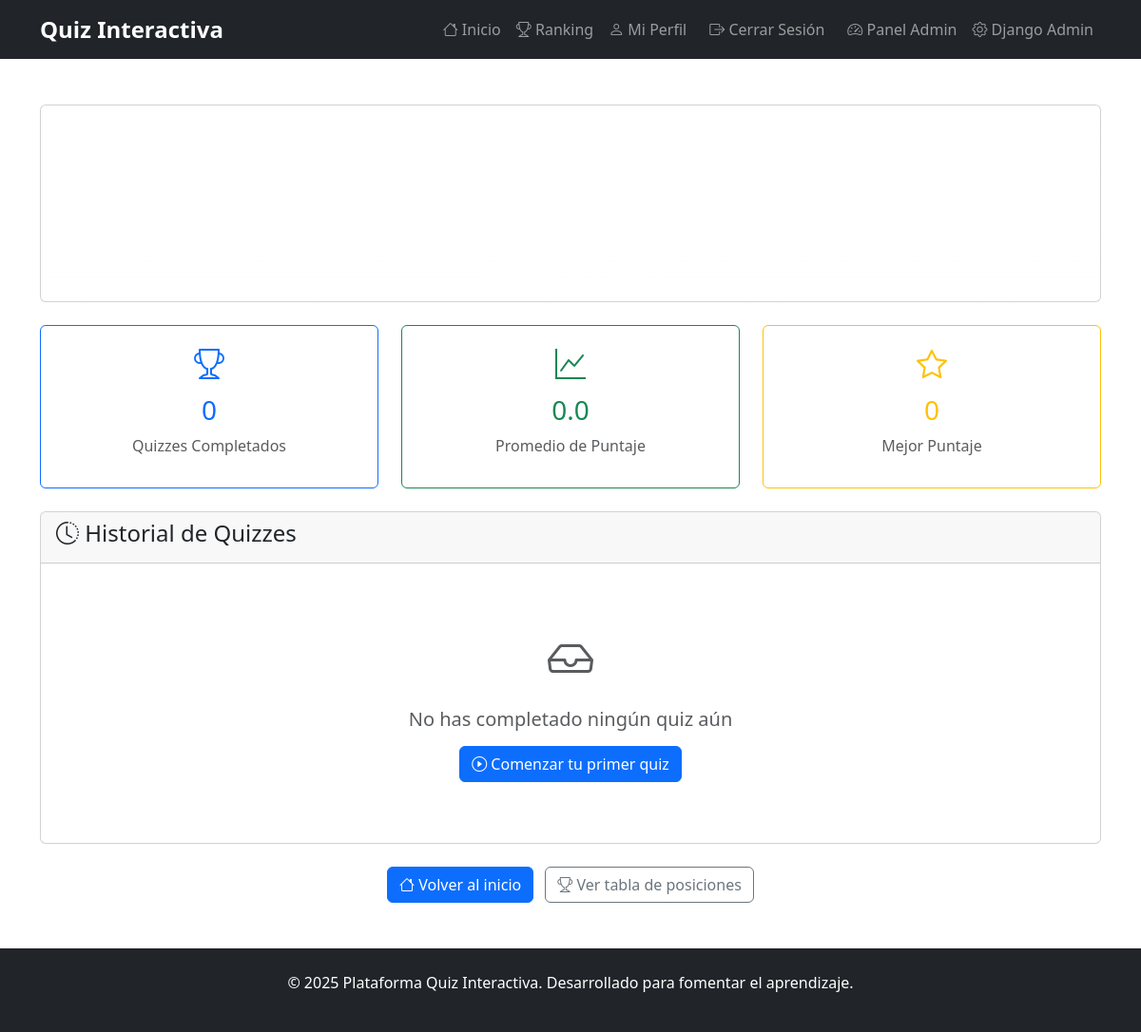
Before: /profile/ (signed in) with the older database file.
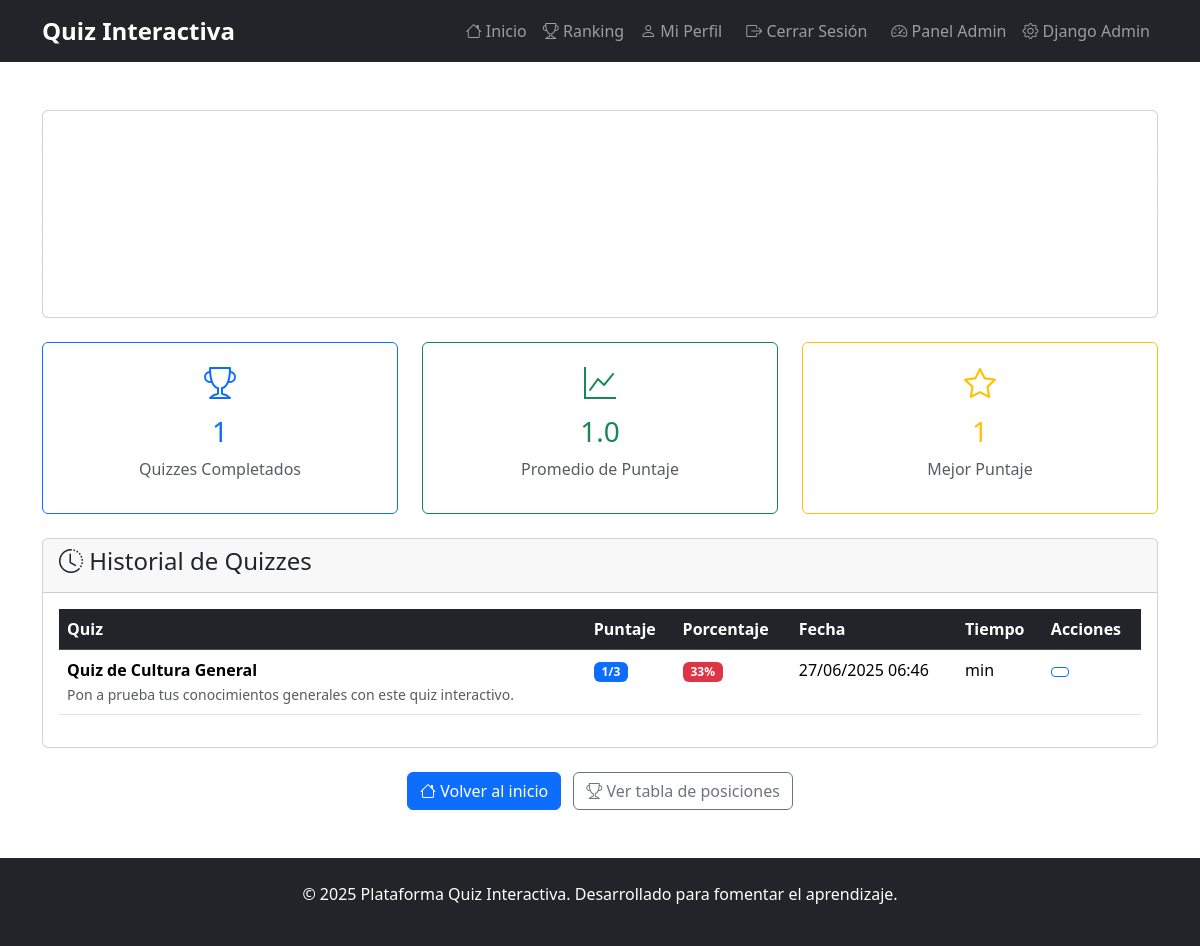
After: the same page with the newer database file.
### quizzes/models.py (models this page shows, shortened)
class Participacion(models.Model):
    usuario = models.ForeignKey(User, on_delete=models.CASCADE)
    quiz = models.ForeignKey(Quiz, on_delete=models.CASCADE)
    fecha = models.DateTimeField(auto_now_add=True)
    puntaje = models.IntegerField(default=0)
    tiempo_total = models.DurationField(null=True, blank=True)
    completado = models.BooleanField(default=False)
    class Meta:
        unique_together = ('usuario', 'quiz')

class Quiz(models.Model):
    titulo = models.CharField(max_length=200)
    descripcion = models.TextField(blank=True)
    fecha_creacion = models.DateTimeField(auto_now_add=True)
    activo = models.BooleanField(default=True)
    tiempo_limite = models.IntegerField(default=0, help_text="Tiempo en minutos (0 = sin límite)")

### quizzes/views.py (the view)
# urls.py: path('profile/', views.profile, name='profile'),
@login_required
def profile(request):
    participaciones = Participacion.objects.filter(usuario=request.user, completado=True).order_by('-fecha')
    paginator = Paginator(participaciones, 8)  # 8 participaciones por página
    page_number = request.GET.get('page')
    page_obj = paginator.get_page(page_number)
    stats = {
        'total_quizzes': participaciones.count(),
        'promedio_puntaje': participaciones.aggregate(Avg('puntaje'))['puntaje__avg'] or 0,
        'mejor_puntaje': participaciones.aggregate(Max('puntaje'))['puntaje__max'] or 0,
    }
    return render(request, 'quizzes/profile.html', {'page_obj': page_obj, 'stats': stats})

### quizzes/templatetags/quiz_extras.py (called while the page is built)
@register.filter
def mul(value, arg):
    try:
        return float(value) * float(arg)
    except (ValueError, TypeError):
        return 0

@register.filter
def div(value, arg):
    try:
        return float(value) / float(arg) if float(arg) != 0 else 0
    except (ValueError, TypeError):
        return 0

### quizzes/templates/quizzes/profile.html (shortened to what the changed rows need)
{% extends 'base.html' %}
{% load quiz_extras %}
{% block content %}
<div class="container my-5">
    <div class="row mb-4">
        <div class="col-12">
            <div class="card bg-gradient text-white" style="background: linear-gradient(45deg, #667eea, #764ba2);">
                <div class="card-body text-center">
                    <h2 class="mt-2">{{ user.username }}</h2>
                </div>
            </div>
        </div>
    </div>
    <div class="row mb-4">
        <div class="col-md-4">
            <div class="card text-center border-primary">
                <div class="card-body">
                    <i class="bi bi-trophy text-primary" style="font-size: 2rem;"></i>
                    <h3 class="mt-2 text-primary">{{ stats.total_quizzes }}</h3>
                    <p class="text-muted">Quizzes Completados</p>
                </div>
            </div>
        </div>
        <div class="col-md-4">
            <div class="card text-center border-success">
                <div class="card-body">
                    <i class="bi bi-graph-up text-success" style="font-size: 2rem;"></i>
                    <h3 class="mt-2 text-success">{{ stats.promedio_puntaje|floatformat:1 }}</h3>
                    <p class="text-muted">Promedio de Puntaje</p>
                </div>
            </div>
        </div>
        <div class="col-md-4">
            <div class="card text-center border-warning">
                <div class="card-body">
                    <i class="bi bi-star text-warning" style="font-size: 2rem;"></i>
                    <h3 class="mt-2 text-warning">{{ stats.mejor_puntaje }}</h3>
                    <p class="text-muted">Mejor Puntaje</p>
                </div>
            </div>
        </div>
    </div>
    <div class="row">
        <div class="col-12">
            <div class="card">
                <div class="card-body">
                    {% if page_obj %}
                    <div class="table-responsive">
                        <table class="table table-hover">
                            <thead class="table-dark">
                                <tr>
                                    <th>Quiz</th>
                                    <th>Puntaje</th>
                                    <th>Porcentaje</th>
                                    <th>Fecha</th>
                                    <th>Tiempo</th>
                                    <th>Acciones</th>
                                </tr>
                            </thead>
                            <tbody>
                                {% for participacion in page_obj %}
                                <tr>
                                    <td>
                                        <strong>{{ participacion.quiz.titulo }}</strong>
                                        <br>
                                        <small class="text-muted">{{ participacion.quiz.descripcion|truncatewords:10 }}</small>
                                    </td>
                                    <td>
                                        <span class="badge bg-primary">
                                            {{ participacion.puntaje }}/{{ participacion.quiz.preguntas.count }}
                                        </span>
                                    </td>
                                    <td>
                                        {% with total_preguntas=participacion.quiz.preguntas.count %}
                                            {% with porcentaje=participacion.puntaje|div:total_preguntas|mul:100 %}
                                                {% if porcentaje >= 80 %}
                                                    <span class="badge bg-success">{{ porcentaje|floatformat:0 }}%</span>
                                                {% elif porcentaje >= 60 %}
                                                    <span class="badge bg-warning">{{ porcentaje|floatformat:0 }}%</span>
                                                {% else %}
                                                    <span class="badge bg-danger">{{ porcentaje|floatformat:0 }}%</span>
                                                {% endif %}
                                            {% endwith %}
                                        {% endwith %}
                                    </td>
                                    <td>{{ participacion.fecha|date:"d/m/Y H:i" }}</td>
                                    <td>
                                        {% if participacion.tiempo_total %}
                                            {{ participacion.tiempo_total|date:"i:s" }} min
                                        {% else %}
                                            -
                                        {% endif %}
                                    </td>
                                    <td>
                                        <a href="{% url 'quiz_results' participacion.id %}" class="btn btn-sm btn-outline-primary" title="Ver resultados detallados">
                                        </a>
                                    </td>
                                </tr>
                                {% endfor %}
                            </tbody>
                        </table>
                    </div>
                    {% else %}
                    <div class="text-center py-5">
                        <i class="bi bi-inbox text-muted" style="font-size: 3rem;"></i>
                        <h5 class="text-muted mt-3">No has completado ningún quiz aún</h5>
                        <a href="{% url 'quiz_list' %}" class="btn btn-primary mt-2">
                            <i class="bi bi-play-circle"></i> Comenzar tu primer quiz
                        </a>
                    </div>
                    {% endif %}
                </div>
            </div>
        </div>
    </div>
</div>
{% endblock %}

Changed rows visible on the page:
added Participacion: quiz.titulo "Quiz de Cultura General", quiz.descripcion "Pon a prueba tus conocimientos generales con este quiz interactivo.", puntaje "1", quiz.preguntas.count "3", value "33", fecha "27/06/2025 06:46"
Other visible differences:
{{ stats.total_quizzes }}: "0" → "1"
{{ stats.promedio_puntaje|floatformat:1 }}: "0.0" → "1.0"
{{ stats.mejor_puntaje }}: "0" → "1"
text no longer shown: "No has completado ningún quiz aún Comenzar tu primer quiz"
text now shown: "Quiz Puntaje Porcentaje Fecha Tiempo Acciones"
